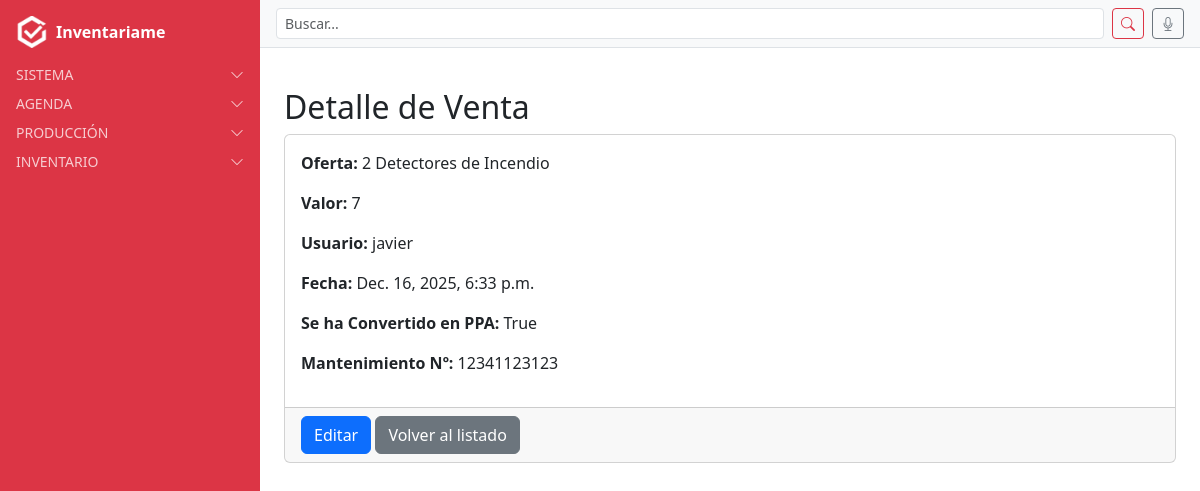
The page /sales/2/ (signed in) on the database its author committed.
### sales/models.py (models this page shows, shortened)
class Venta(models.Model):
    usuario = models.ForeignKey(settings.AUTH_USER_MODEL, on_delete=models.CASCADE)
    fecha = models.DateTimeField(auto_now_add=True)
    oferta = models.ForeignKey(Oferta, on_delete=models.CASCADE, related_name="ventas")
    cantidad = models.PositiveIntegerField(default=1)
    mantenimiento_numero = models.IntegerField(null=True, blank=True, help_text="Número de mantenimiento asociado (opcional)")
    ppa = models.BooleanField(default=False, help_text="Marcar si la venta ha convertido PPA")

### oferta/models.py (models this page shows, shortened)
class Oferta(models.Model):
    nombre = models.CharField(max_length=150)
    referencia = models.ForeignKey(
        Referencia,
        on_delete=models.CASCADE,
        related_name="ofertas",
        default=1
    )
    valor = models.IntegerField(
        choices=[(3, "0 + 3"), (4, "0 + 4"), (5, "0 + 5"), (7, "0 + 7"), (10, "0 + 10")],
        help_text="Selecciona uno de los valores permitidos"
    )
    class Meta:
        verbose_name = "Oferta"
        verbose_name_plural = "Ofertas"
        ordering = ["nombre"]

### sales/views.py (the view)
# urls.py: path('<int:pk>/', VentaDetailView.as_view(), name='venta_detail'),
class VentaDetailView(GroupVisibilityMixin, DetailView):
    model = Venta
    template_name = "sales/venta_detail.html"
    context_object_name = "venta"

### users/context_processors.py (called while the page is built)
def alertas_processor(request):
    if not request.user.is_authenticated:
        return {}
    ahora = timezone.now()
    proximas_con_recordatorio = Cita.objects.filter(
        usuario=request.user, recordatorio=True,
        fecha__gte=ahora, fecha__lte=ahora + timedelta(days=1)
    )
    if proximas_con_recordatorio.exists():
        return {"alertas": f"Tienes {proximas_con_recordatorio.count()} cita(s) con recordatorio en 24h"}
    return {}

### users/mixins.py (called while the page is built)
    def get_queryset(self):
        qs = super().get_queryset()
        perfil = getattr(self.request.user, "perfil", None)
        if not perfil:
            return qs.none()
        if perfil.tipo_usuario == "grupo" and perfil.grupo_django:
            return qs.filter(**{f"{self.owner_field_name}__groups": perfil.grupo_django})
        return qs.filter(**{self.owner_field_name: self.request.user})

### templates/sales/venta_detail.html
{% extends "base.html" %}
{% block content_authenticated %}
<div class="container mt-4">
  <h2>Detalle de Venta</h2>
  <div class="card">
    <div class="card-body">
      <p><strong>Oferta:</strong> {{ venta.oferta.nombre }}</p>
      <p><strong>Valor:</strong> {{ venta.oferta.valor }}</p>
      <p><strong>Usuario:</strong> {{ venta.usuario }}</p>
      <p><strong>Fecha:</strong> {{ venta.fecha }}</p>
      <p><strong>Se ha Convertido en PPA:</strong> {{ venta.ppa }}</p>
      <p><strong>Mantenimiento Nº:</strong>
        {% if venta.mantenimiento_numero %}
          {{ venta.mantenimiento_numero }}
        {% else %}
          No asignado
        {% endif %}
      </p>
    </div>
    <div class="card-footer">
      <a href="{% url 'venta_update' venta.pk %}" class="btn btn-primary">Editar</a>
      <a href="{% url 'venta_list' %}" class="btn btn-secondary">Volver al listado</a>
    </div>
  </div>
</div>
{% endblock %}

### rows shown on the page
Venta: oferta.nombre "2 Detectores de Incendio", oferta.valor "7", usuario "javier", fecha "Dec. 16, 2025, 6:33 p.m.", ppa "True", mantenimiento_numero "12341123123"
